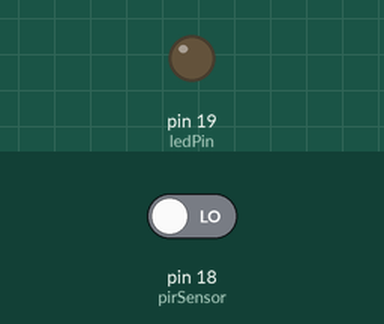
The sketch below on a simulated Arduino Uno, built with avr-gcc and run on an emulated ATmega328P. On the bench: output pins drawn as LEDs (lit = HIGH). The inputs (shaded band) are chosen by the test bench; at power-on: pin 18 (pirSensor) LOW.

Above: at 1.2 s.
1.3 s: pin 18 (pirSensor) driven HIGH
At 2.1 s:
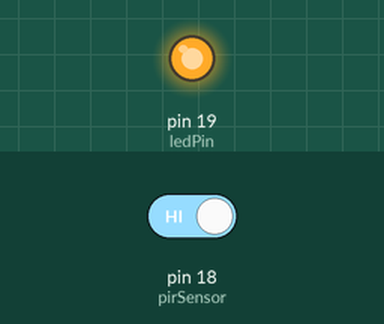
2.8 s: pin 18 (pirSensor) driven LOW
At 3.3 s:
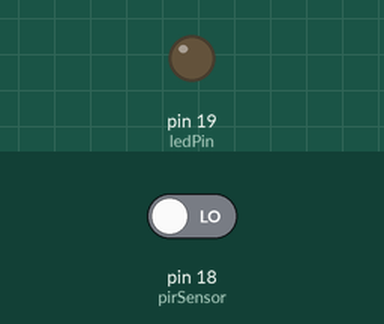
Timing chart, 0 to 5.8 s (numbered marks = the images above; inputs shaded):
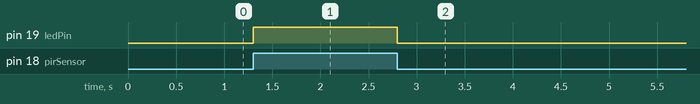

The sketch:

pir_sensor_sketch_nov23a.ino
```cpp
int pirSensor = 18;
int ledPin = 19;

void setup() {
  pinMode(pirSensor, INPUT);
  pinMode(ledPin, OUTPUT);
  Serial.begin(9600);
}

void loop() {
  int pirpin = digitalRead(pirSensor);
  int sensorValue = digitalRead(pirSensor);

  if(pirpin == HIGH) {
    digitalWrite(ledPin, HIGH);
  } else {
    digitalWrite(ledPin, LOW);
  }
}
```

Measured:
- after the input at 1.3 s, pin 19 (ledPin): LOW → HIGH at once
- after the input at 2.8 s, pin 19 (ledPin): HIGH → LOW at once
